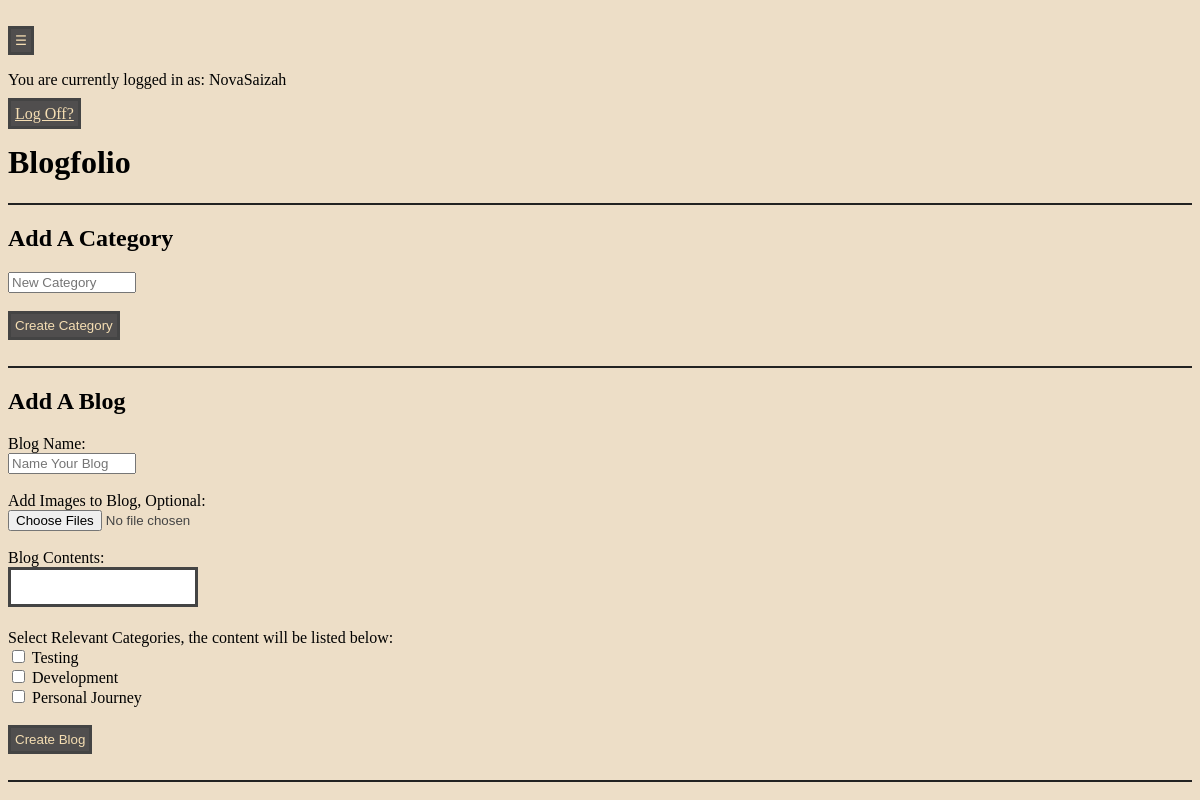
/blog/add (signed in), run on the app's committed database.
### app.py (models this page shows)
class Users(db.Model, UserMixin):
    id = db.Column(db.Integer, primary_key=True)
    Username = db.Column(db.String(100), unique=True, nullable=False)
    Password = db.Column(db.String(100), nullable= False)
    is_admin = db.Column(db.Boolean, default=False)
    comments = db.relationship('Comments', backref='user', lazy=True, cascade='all, delete-orphan', passive_deletes=True)
    aboutme = db.relationship('AboutMe', backref='user', lazy=True)
    blogs = db.relationship('Blogs', backref='user', lazy=True, cascade='all, delete-orphan', passive_deletes=True)
    categories = db.relationship('Categories', backref='user', lazy=True)

class Categories(db.Model):
    CategoryID = db.Column(db.Integer, primary_key=True)
    CategoryName = db.Column(db.String(100), nullable=False)
    UserID = db.Column(db.Integer, db.ForeignKey('users.id'), nullable=False)
    categoryships = db.relationship('Categoryship', backref='category', lazy=True)

### app.py (the view, shortened to what this page needs)
@app.route('/blog/add', methods=['GET', 'POST'])
@login_required
def add_blog():
    uploaded_filenames = []
    selected_ids = []
    categories_all = Categories.query.filter_by(UserID=current_user.id).all()
    return render_template('add_blog.html', categories=categories_all, previews=uploaded_filenames, selected_ids=selected_ids)

### app.py (called while the page is built)
@login_manager.user_loader
def load_user(user_id):
    return Users.query.get(int(user_id))

### templates/add_blog.html (shortened to what this page needs)
{% extends "base.html" %}
{% block content %}
    <hr>
    <h2>Add A Category</h2>
    <form method="post" id="categoryForm">
        <input type="text" name="categoryName" class="autogrow" placeholder="New Category">
        <br>
        <br>
        <button type="submit" name="submit_category">Create Category</button>
        <br>
    </form>
        <br>
        <hr>
        <h2>Add A Blog</h2>
    <form method="post" id="blogForm" enctype="multipart/form-data">
        <label>Blog Name:</label>
            <br>
            <input type="text" name="blogname" class="autogrow" placeholder="Name Your Blog">
            <br>
            <br>
        <label>Add Images to Blog, Optional:</label>
            <br>
            <input type="file" id="fileInput" name="fileInput" accept="image/*" multiple>
            <br>
        <label>Blog Contents:</label>
            <br>
            <textarea name="blogcontents" class="growtextarea"></textarea>
            <br>
            <br>
            <label>Select Relevant Categories, the content will be listed below:</label>
            {% for category in categories %}
                <br>
                <input type="checkbox" name="CategoryID" value="{{ category.CategoryID }}" {% if category.CategoryID in selected_category_ids %}checked{% endif %}> {{ category.CategoryName }} </option>
            {% endfor %}
        <br>
        <br>
        <button type="submit" name="submit_blog">Create Blog</button>
    </form>
    <br>
    <hr>
{% endblock %}

### templates/base.html (shortened to what this page needs)
<!DOCTYPE html>
    <html lang="en">
        <head>
            <link rel="stylesheet" href="{{url_for('static', filename='style.css')}}">
        </head>
        <body>
            <header>
                <br>
                <button class="menu" id="menuToggle" aria-expanded="false" aria-controls="menuList">☰</button>
                {% if current_user.is_authenticated %}
                    <br>
                    <p>You are currently logged in as: {{current_user.Username}}</p>
                    <a href="{{ url_for('logout') }}">Log Off?</a>
                {% endif %}
                <h1>Blogfolio</h1>
            </header>
            <main>
                {% block content %}{% endblock %}
            </main>
        </body>
    </html>

### static/style.css (style rules this page uses)
textarea { border: 3px solid #444; color: #444; }
input { color:#444; }
.autogrow { min-width: 120px; max-width: 700px; transition: width 120ms ease; }
.growtextarea { min-height: 30px; max-height: 400px; min-width: 180px; max-width: 600px; resize: none; overflow: hidden; transition: width 0.2s ease, height 0.2s linear; }
body { opacity: 0; animation: bounce 0.9s forwards; background-color:rgb(237, 222, 199); }
button { padding: 4px; border: 3px solid #444; background-color: #504e4e; color: wheat; }
a { padding: 4px; border: 3px solid #444; background-color: #504e4e; color: wheat; }
hr { color: #444; border: 1.5px solid #222; }

### data on the page
Users: Username "NovaSaizah"
Categories: CategoryName "Testing"
Categories: CategoryName "Development"
Categories: CategoryName "Personal Journey"
